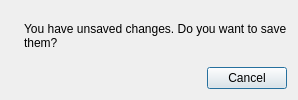
<?xml version="1.0" encoding="UTF-8"?>
<ui version="4.0">
 <class>UnsavedChangesDialog</class>
 <widget class="QDialog" name="UnsavedChangesDialog">
  <property name="windowTitle">
   <string>Unsaved Changes</string>
  </property>
  <layout class="QVBoxLayout" name="main_layout">
   <item>
    <layout class="QHBoxLayout" name="message_layout">
     <item>
      <widget class="QLabel" name="warning_icon_label">
       <property name="accessibleName">
        <string>Warning</string>
       </property>
       <property name="alignment">
        <set>Qt::AlignCenter</set>
       </property>
      </widget>
     </item>
     <item>
      <widget class="QLabel" name="message_label">
       <property name="text">
        <string>You have unsaved changes. Do you want to save them?</string>
       </property>
       <property name="wordWrap">
        <bool>true</bool>
       </property>
      </widget>
     </item>
    </layout>
   </item>
   <item>
    <widget class="QDialogButtonBox" name="button_box">
     <property name="standardButtons">
      <set>QDialogButtonBox::Cancel</set>
     </property>
    </widget>
   </item>
  </layout>
 </widget>
 <resources/>
 <connections/>
</ui>
